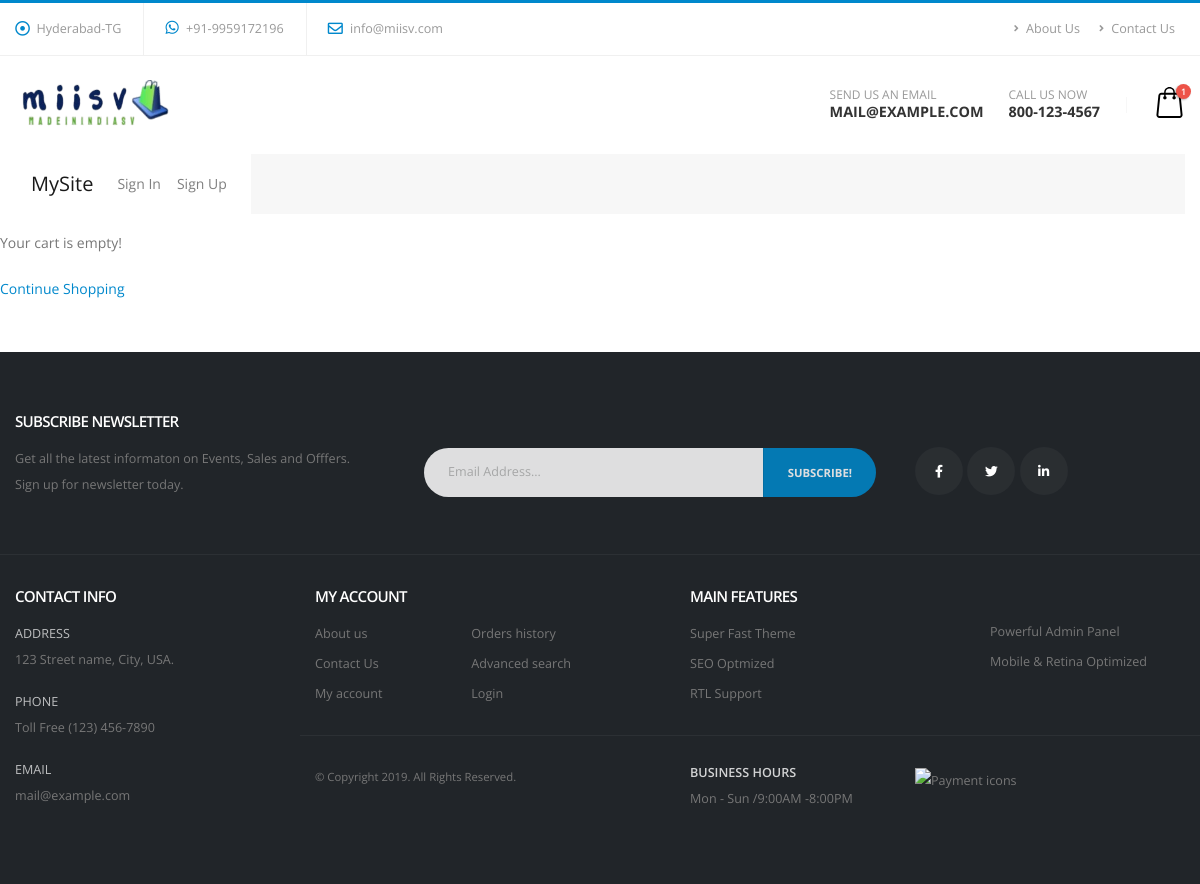
Before: /cart/ with the older database file.
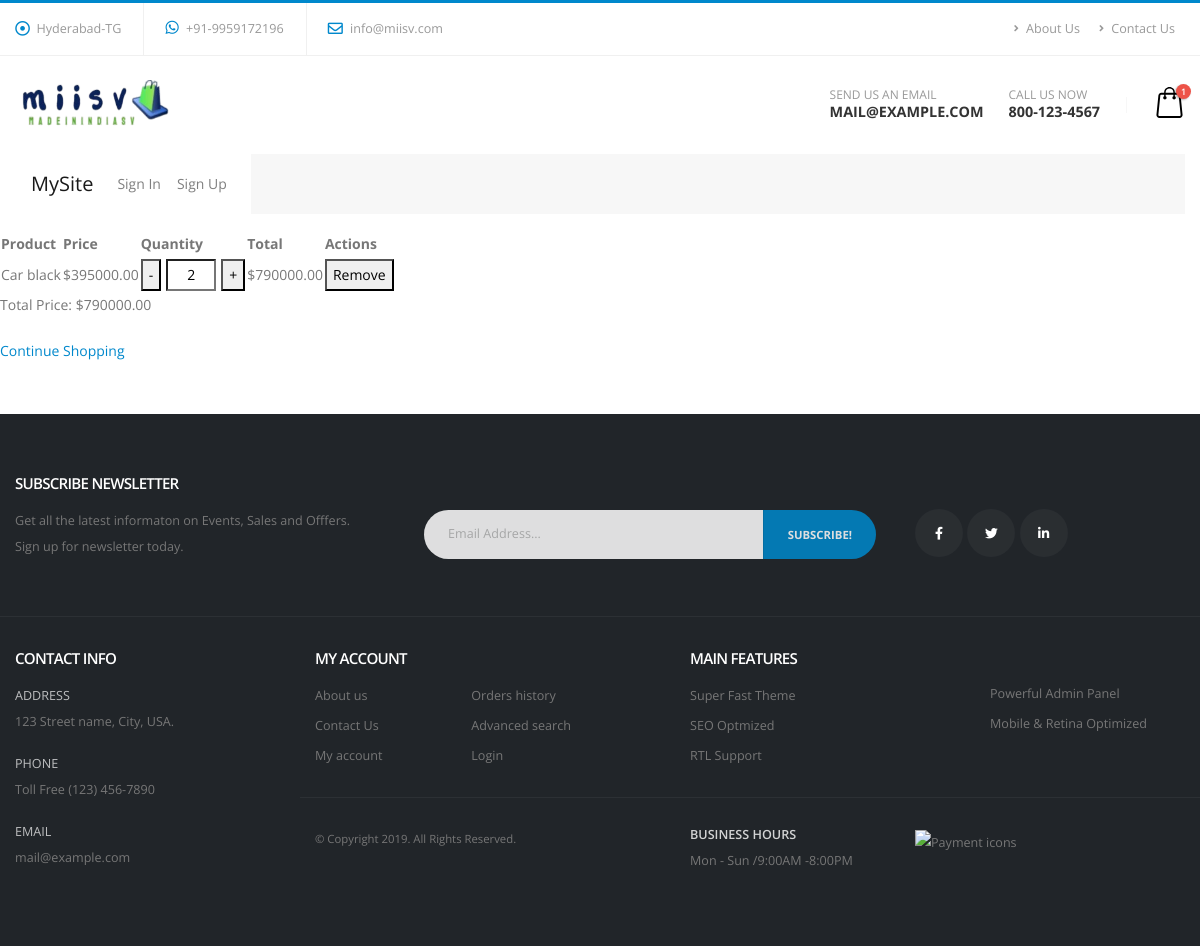
After: the same page with the newer database file.
### miisvstore/models.py (models this page shows, shortened)
class CartItem(models.Model):
    cart = models.ForeignKey(Cart, related_name='items',
                             on_delete=models.CASCADE)
    product = models.ForeignKey(Product, on_delete=models.CASCADE)
    quantity = models.PositiveIntegerField(default=1)
    def total_price(self):
        return self.product.discount_price * self.quantity

class Product(models.Model):
    category = models.ForeignKey(
        Category, on_delete=models.CASCADE, related_name='products')
    name = models.CharField(max_length=255, unique=True)
    slug = models.SlugField(max_length=255, unique=True, blank=True)
    description = models.TextField(blank=True, null=True)
    selling_price = models.DecimalField(max_digits=10, decimal_places=2)
    discount_price = models.DecimalField(max_digits=10, decimal_places=2)
    stock = models.IntegerField(default=0)
    available = models.BooleanField(default=True)
    image = models.ImageField(upload_to='products/', blank=True, null=True)
    brand = models.ForeignKey(
        Brand, on_delete=models.SET_NULL, null=True, related_name='products')
    color = models.CharField(max_length=50, blank=True, null=True)
    created_at = models.DateTimeField(auto_now_add=True)
    updated_at = models.DateTimeField(auto_now=True)

class Cart(models.Model):
    user = models.OneToOneField(
        settings.AUTH_USER_MODEL, on_delete=models.CASCADE, null=True, blank=True)
    session_key = models.CharField(max_length=100, null=True, blank=True)
    created_at = models.DateTimeField(auto_now_add=True)
    def total_price(self):
        return sum(item.total_price() for item in self.items.all())

### miisvstore/views.py (the view)
# urls.py: path('cart/', cart_detail, name='cart_detail'),
def cart_detail(request):
    cart = get_cart(request)
    return render(request, 'store/cart_detail.html', {'cart': cart})

### miisvstore/views.py (called while the page is built)
def get_cart(request):
    if request.user.is_authenticated:
        cart, created = Cart.objects.get_or_create(user=request.user)
    else:
        session_key = request.session.session_key or request.session.create()
        cart, created = Cart.objects.get_or_create(session_key=session_key)
    return cart

### miisvstore/templates/store/cart_detail.html (shortened to what this page needs)
{% extends "base.html" %}
{% load static %}
{% block content %}
{% if cart.items.exists %}
<table>
    <thead>
        <tr>
            <th>Product</th>
            <th>Price</th>
            <th>Quantity</th>
            <th>Total</th>
            <th>Actions</th>
        </tr>
    </thead>
    <tbody>
        {% for item in cart.items.all %}
        <tr>
            <td>{{ item.product.name }}</td>
            <td>${{ item.product.discount_price }}</td>
            <td>
                <div class="quantity-controls">
                    <button class="btn-minus" data-item-id="{{ item.id }}">-</button>
                    <input type="text" class="quantity-input" data-item-id="{{ item.id }}" value="{{ item.quantity }}"
                        readonly />
                    <button class="btn-plus" data-item-id="{{ item.id }}">+</button>
                </div>
            </td>
            <td class="total-price" data-item-id="{{ item.id }}">${{ item.total_price }}</td>
            <td>
                <form method="POST" action="{% url 'remove_from_cart' item.id %}">
                    <button type="submit">Remove</button>
                </form>
            </td>
        </tr>
        {% endfor %}
    </tbody>
</table>
<p>Total Price: $<span id="cart-total">{{ cart.total_price }}</span></p>
{% else %}
<p>Your cart is empty!</p>
{% endif %}
<a href="{% url 'home' %}">Continue Shopping</a>
{% endblock content %}

Changed rows visible on the page:
added CartItem: product.name "Car black", product.discount_price "395000.00", quantity "2", total_price "790000.00"
added Cart: total_price "790000.00"
Other visible differences:
text no longer shown: "Your cart is empty!"
text now shown: "Product Price Quantity Total Actions Total Price: $"
